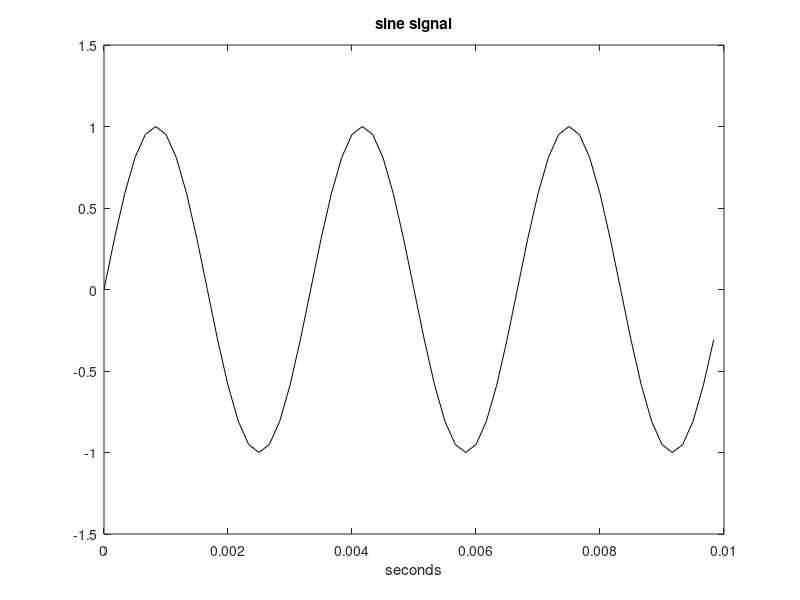

This figure's MATLAB source:
% Sine signal sound
fy=300; %signal frequency in Hz
wy=2*pi*fy; %signal frequency in rad/s
fs=6000; %sampling frequency in Hz
tiv=1/fs; %time interval between samples;
t=0:tiv:(5-tiv); %time intervals set (5 seconds)
y=sin(wy*t); %signal data set

sound(y,fs); % plays sound of the signal

t=0:tiv:(0.01-tiv); %time intervals set (0.01 second)
y=sin(wy*t); %signal data set
plot(t,y,'k'); %plots figure
axis([0 0.01 -1.5 1.5]);
xlabel('seconds'); title('sine signal');